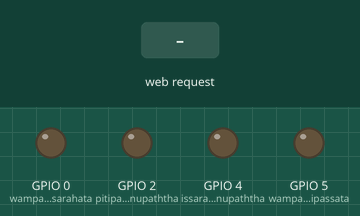
This sketch was run on a simulated ESP8266 (NodeMCU). Parts: output pins drawn as LEDs (lit = HIGH). Inputs (shaded band) come from the test bench. WiFi joins after 1.5 s; servers stay silent unless stated; what the sketch prints to the serial monitor is not drawn.

Above: at 2.9 s.
3.0 s: HTTP request GET /forward received
At 4.2 s:
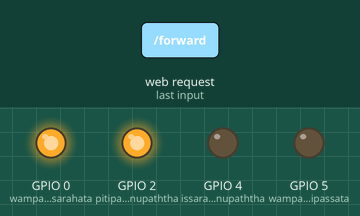
4.5 s: HTTP request GET /reverse received
At 5.4 s:
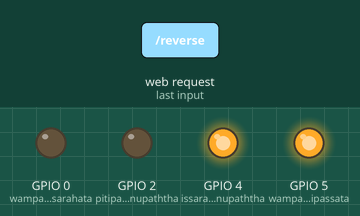
6.0 s: HTTP request GET /right received
At 6.6 s:
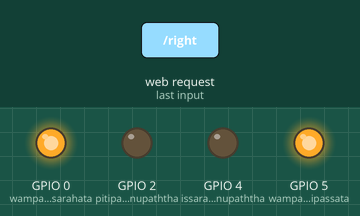
7.5 s: HTTP request GET /left received
At 8.9 s:
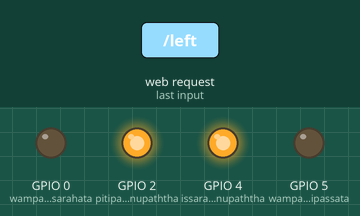
Timing chart, 0 to 10.0 s (numbered marks = the images above; inputs shaded):
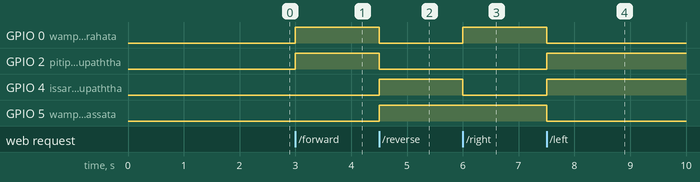

The sketch:

wifi_control_car.ino
```cpp
#include<ESP8266WiFi.h>

const char* ssid="**Router SSID**";
const char* password="**Your wifi PassWord**";

WiFiServer server(80);

void setup() {
  // put your setup code here, to run once:
Serial.begin(9600);
delay(200);

pinMode(4,OUTPUT);// issarahata dakunupaththa moter eka
digitalWrite(4,LOW);
pinMode(2,OUTPUT);// pitipassata dakunupaththa moter eka
digitalWrite(2,LOW);
pinMode(5,OUTPUT);//wampaththe pitipassata
digitalWrite(5,LOW);
pinMode(0,OUTPUT);//wampaththa issarahata
digitalWrite(0,LOW);


Serial.println();
Serial.println();
Serial.print("Your are connecting to:");
Serial.println(ssid);
WiFi.begin(ssid, password);

      while (WiFi.status() != WL_CONNECTED) {
        delay(500);
        Serial.print(".");
      }
      Serial.println("");
  Serial.println("WiFi connected");
  // Start the server
  server.begin();
  Serial.println("Server started");

  // Print the IP address
  Serial.print("Use this URL : ");
  Serial.print("http://");
  Serial.print(WiFi.localIP());
  Serial.println("/");
}

void loop() {

  // Check if a client has connected
  WiFiClient client = server.available();
  if (!client) {
    return;
  }

  // Wait until the client sends some data
  Serial.println("new client");
  while(!client.available()){
    delay(1);
  }

  // Read the first line of the request
  String request = client.readStringUntil('\r');
  Serial.println(request);
  client.flush();

  // Match the request
  if (request.indexOf("/forward")!=-1) {
      digitalWrite(4,LOW);
      digitalWrite(5,LOW);
      digitalWrite(2,HIGH);
      digitalWrite(0,HIGH);
  }

  if (request.indexOf("/reverse")!=-1) {
      digitalWrite(2,LOW);
      digitalWrite(5,HIGH);
      digitalWrite(4,HIGH);
      digitalWrite(0,LOW);
    }
    if (request.indexOf("/right")!=-1){
      digitalWrite(2,LOW);
      digitalWrite(5,HIGH);
      digitalWrite(4,LOW);
      digitalWrite(0,HIGH);
    }
    if (request.indexOf("/left")!=-1) {
      digitalWrite(2,HIGH);
      digitalWrite(5,LOW);
      digitalWrite(4,HIGH);
      digitalWrite(0,LOW);

    }
    if (request.indexOf("/stop")!=-1) {
      digitalWrite(2,LOW);
      digitalWrite(5,LOW);
      digitalWrite(4,LOW);
      digitalWrite(0,LOW);
    }
     client.println("HTTP/1.1 200 OK");
  client.println("Content-Type: text/html");
  client.println(""); //  do not forget this one
  client.println("<!DOCTYPE HTML>");
  client.println("<html>");
  client.println("<br><br>");
  client.println("Click <a href=\"/forward\">here</a> FORWORD<br>");
  client.println("Click <a href=\"/reverse\">here</a> REVERSE <br>");
  client.println("Click <a href=\"/right\">here</a> Turn right<br>");
  client.println("Click <a href=\"/left\">here</a> Turn left<br>");
  client.println("Click <a href=\"/stop\">here</a> STOP <br>");
  client.println("</html>");

  delay(1);
  Serial.println("Client disconnected");
  Serial.println("");

    }
```

Measured:
- after the input at 3.0 s, GPIO 0 (wampaththa_issarahata), GPIO 2 (pitipassata_dakunupaththa): LOW → HIGH at once
- after the input at 4.5 s, GPIO 0 (wampaththa_issarahata), GPIO 2 (pitipassata_dakunupaththa): HIGH → LOW at once; GPIO 4 (issarahata_dakunupaththa), GPIO 5 (wampaththe_pitipassata): LOW → HIGH at once
- after the input at 6.0 s, GPIO 0 (wampaththa_issarahata): LOW → HIGH at once; GPIO 4 (issarahata_dakunupaththa): HIGH → LOW at once
- after the input at 7.5 s, GPIO 0 (wampaththa_issarahata), GPIO 5 (wampaththe_pitipassata): HIGH → LOW at once; GPIO 2 (pitipassata_dakunupaththa), GPIO 4 (issarahata_dakunupaththa): LOW → HIGH at once
